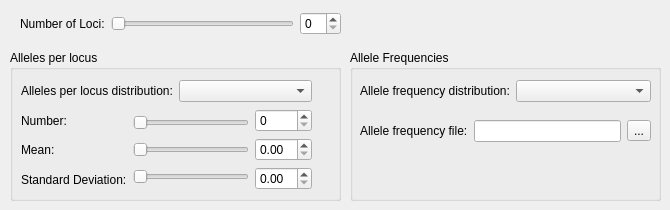
         <widget class="QWidget" name="tab_8">
          <attribute name="title">
           <string>Genetics</string>
          </attribute>
          <widget class="QGroupBox" name="groupBox_23">
           <property name="geometry">
            <rect>
             <x>10</x>
             <y>50</y>
             <width>331</width>
             <height>151</height>
            </rect>
           </property>
           <property name="title">
            <string>Alleles per locus</string>
           </property>
           <widget class="QWidget" name="layoutWidget_5">
            <property name="geometry">
             <rect>
              <x>11</x>
              <y>59</y>
              <width>291</width>
              <height>82</height>
             </rect>
            </property>
            <layout class="QHBoxLayout" name="horizontalLayout_2">
             <item>
              <layout class="QVBoxLayout" name="verticalLayout_4">
               <item>
                <widget class="QLabel" name="label_47">
                 <property name="text">
                  <string>Number:</string>
                 </property>
                </widget>
               </item>
               <item>
                <widget class="QLabel" name="label_48">
                 <property name="text">
                  <string>Mean:</string>
                 </property>
                </widget>
               </item>
               <item>
                <widget class="QLabel" name="label_49">
                 <property name="text">
                  <string>Standard Deviation:</string>
                 </property>
                </widget>
               </item>
              </layout>
             </item>
             <item>
              <layout class="QVBoxLayout" name="verticalLayout_32">
               <item>
                <widget class="QSlider" name="horizontalSlider_35">
                 <property name="orientation">
                  <enum>Qt::Horizontal</enum>
                 </property>
                </widget>
               </item>
               <item>
                <widget class="QSlider" name="horizontalSlider_36">
                 <property name="orientation">
                  <enum>Qt::Horizontal</enum>
                 </property>
                </widget>
               </item>
               <item>
                <widget class="QSlider" name="horizontalSlider_37">
                 <property name="orientation">
                  <enum>Qt::Horizontal</enum>
                 </property>
                </widget>
               </item>
              </layout>
             </item>
             <item>
              <layout class="QVBoxLayout" name="verticalLayout_33">
               <item>
                <widget class="QSpinBox" name="spinBox_29"/>
               </item>
               <item>
                <widget class="QDoubleSpinBox" name="doubleSpinBox_7"/>
               </item>
               <item>
                <widget class="QDoubleSpinBox" name="doubleSpinBox_8"/>
               </item>
              </layout>
             </item>
            </layout>
           </widget>
           <widget class="QWidget" name="layoutWidget_6">
            <property name="geometry">
             <rect>
              <x>11</x>
              <y>30</y>
              <width>291</width>
              <height>22</height>
             </rect>
            </property>
            <layout class="QHBoxLayout" name="horizontalLayout_9">
             <item>
              <widget class="QLabel" name="label_46">
               <property name="text">
                <string>Alleles per locus distribution:</string>
               </property>
              </widget>
             </item>
             <item>
              <widget class="QComboBox" name="comboBox_5"/>
             </item>
            </layout>
           </widget>
          </widget>
          <widget class="QGroupBox" name="groupBox_24">
           <property name="geometry">
            <rect>
             <x>350</x>
             <y>50</y>
             <width>311</width>
             <height>151</height>
            </rect>
           </property>
           <property name="title">
            <string>Allele Frequencies</string>
           </property>
           <widget class="QWidget" name="layoutWidget_7">
            <property name="geometry">
             <rect>
              <x>10</x>
              <y>30</y>
              <width>291</width>
              <height>22</height>
             </rect>
            </property>
            <layout class="QHBoxLayout" name="horizontalLayout_7">
             <item>
              <widget class="QLabel" name="label_50">
               <property name="text">
                <string>Allele frequency distribution:</string>
               </property>
              </widget>
             </item>
             <item>
              <widget class="QComboBox" name="comboBox_6"/>
             </item>
            </layout>
           </widget>
           <widget class="QWidget" name="layoutWidget_8">
            <property name="geometry">
             <rect>
              <x>10</x>
              <y>70</y>
              <width>291</width>
              <height>22</height>
             </rect>
            </property>
            <layout class="QHBoxLayout" name="horizontalLayout_8">
             <item>
              <widget class="QLabel" name="label_51">
               <property name="text">
                <string>Allele frequency file:</string>
               </property>
              </widget>
             </item>
             <item>
              <widget class="QLineEdit" name="lineEdit_2"/>
             </item>
             <item>
              <widget class="QToolButton" name="toolButton_2">
               <property name="text">
                <string>...</string>
               </property>
              </widget>
             </item>
            </layout>
           </widget>
          </widget>
          <widget class="QWidget" name="layoutWidget_9">
           <property name="geometry">
            <rect>
             <x>20</x>
             <y>12</y>
             <width>321</width>
             <height>24</height>
            </rect>
           </property>
           <layout class="QHBoxLayout" name="horizontalLayout_10">
            <item>
             <widget class="QLabel" name="label_8">
              <property name="text">
               <string>Number of Loci:</string>
              </property>
             </widget>
            </item>
            <item>
             <widget class="QSlider" name="horizontalSlider_38">
              <property name="orientation">
               <enum>Qt::Horizontal</enum>
              </property>
             </widget>
            </item>
            <item>
             <widget class="QSpinBox" name="spinBox_30"/>
            </item>
           </layout>
          </widget>
         </widget>
